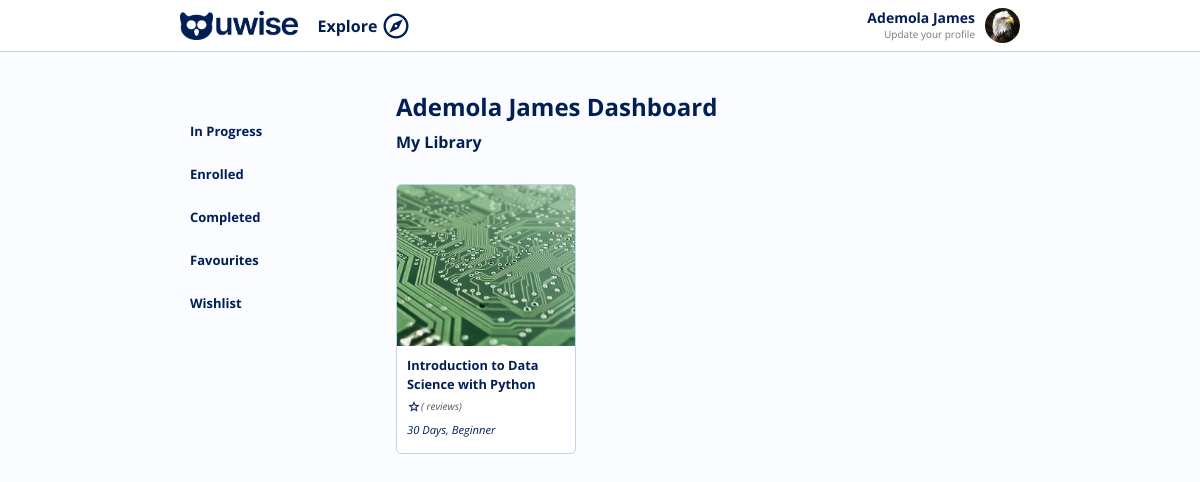
Screenshot of /dashboard (signed in) with the database file from the repository.
### authAPI/models.py (models this page shows, shortened)
class User(AbstractUser):
    email = models.EmailField(max_length=100, unique=True)
    username = models.CharField(max_length=100, unique=True, null=True, blank=True)
    first_name = models.CharField(max_length=100, null=False, blank=False)
    last_name = models.CharField(max_length=100, null=False, blank=False)
    gender = models.CharField(max_length=20, default='', null=True, blank=True)
    phone = models.CharField(max_length=15, default='', null=True, blank=True)
    age = models.IntegerField(null=True, blank=True)
    state = models.CharField(max_length=100, default='', null=True, blank=True)
    marital_status = models.CharField(max_length=20, default='', null=True, blank=True)
    country = models.CharField(max_length=100, default='', blank=True)
    address = models.CharField(max_length=100, default='', blank=True)
    city = models.CharField(max_length=100, default='', blank=True)
    postal_code = models.CharField(max_length=10, default='', blank=True)
    image = models.ImageField(upload_to='users', null=True, blank=True)
    current_work_field = models.CharField(max_length=100, default='', blank=True)
    desired_work_field = models.CharField(max_length=100, default='', blank=True)
    current_job_title = models.CharField(max_length=100, default='', blank=True)
    desired_job_title = models.CharField(max_length=100, default='', blank=True)
    academic_level = models.CharField(max_length=100, default='', blank=True)
    years_of_experience = models.IntegerField(null=True, blank=True)
    bio = models.TextField(max_length=2000, default='', null=True, blank=True)
    organization = models.CharField(max_length=100, default='', null=True, blank=True)
    USERNAME_FIELD = 'email'
    REQUIRED_FIELDS = [
        'first_name',
        'last_name',
    ]
    objects = CustomUserManager()
    '''
    Generate username from user provided email
    '''

### courseAPI/models.py (models this page shows, shortened)
class UserCourse(models.Model):
    user = models.ForeignKey(User, on_delete=models.CASCADE, related_name='course_owner', null=False, blank=False)
    course = models.ForeignKey(Course, on_delete=models.CASCADE, related_name='course')
    date = models.DateTimeField(auto_now_add=True)
    class Meta:
        unique_together = ('user', 'course')

class Course(models.Model):
    title = models.CharField(max_length=200, null=False, blank=False)
    excerpt = models.TextField(null=False, blank=False)
    description = models.TextField(blank=False, null=False)
    welcome_note = models.TextField(blank=True, null=True)
    intro_video = models.URLField(blank=True, null=True)
    community_link1 = models.URLField(blank=True, null=True)
    community_link2 = models.URLField(blank=True, null=True)
    duration = models.IntegerField(blank=False, null=False)
    image = models.ImageField(upload_to='courses', null=False, blank=False)
    image_link = models.URLField(null=True, blank=True)
    field = models.ForeignKey('Field', on_delete=models.CASCADE)
    price = models.DecimalField(max_digits=9, decimal_places=2, null=False, blank=False)
    class_interval = models.IntegerField(blank=False, null=False)
    language = models.CharField(max_length=200, null=True, blank=True)
    organization = models.ForeignKey(Organization, on_delete=models.SET_NULL, swappable=True, null=True, blank=True)
    level = models.ForeignKey('CourseLevel', on_delete=models.SET_NULL, null=True, blank=True,
                              related_name='course_level')
    skills = models.TextField(null=True, blank=True)
    tags = models.CharField(max_length=200, null=True, blank=True)
    objectives = models.TextField(blank=True, null=True)
    next_start_date = models.DateTimeField(null=True, blank=True)
    is_active = models.BooleanField(default=True)
    date_created = models.DateTimeField(auto_now=True)
    class Meta:
        ordering = ('-date_created', 'is_active', 'next_start_date')

class CourseLevel(models.Model):
    title = models.CharField(max_length=50, null=False, blank=False)
    description = models.CharField(max_length=200, null=True, blank=True)
    is_active = models.BooleanField(default=True)
    date = models.DateField(auto_now=True)
    class Meta:
        ordering = ('-date',)
    def __str__(self):
        return self.title

### web/views.py (the view)
# urls.py: path('dashboard', view=DashboardView.as_view(), name='dashboard'),
class DashboardView(BaseView):
    template_name = 'dashboard.html'
    def get(self, request, *args, **kwargs):
        if not request.user.is_authenticated:
            return redirect('login')
        q = request.GET.get('q')
        fields = courseAPI.models.Field.objects.all()
        courses = courseAPI.models.UserCourse.objects.filter(user=request.user).all()
        data = self.get_context_data()
        data['q'] = q
        data['courses'] = courses
        data['page'] = 'explore'
        context = {'data': data}
        return render(request, self.template_name, context)

### courseAPI/models.py (called while the page is built)
    def __str__(self):
        return self.title

### web/models.py (called while the page is built)
    def __str__(self):
        return self.url_name

### web/views.py (called while the page is built)
    def get_context_data(self, **kwargs: Any) -> dict[str, Any]:
        context = super().get_context_data(**kwargs)
        fields = courseAPI.models.Field.objects.all()
        testimonials = Testimonial.objects.all()[:3]
        footer_navs = FooterNav.objects.all()
        announcement = Announcement.objects.all().first()
        static_pages = StaticPage.objects.all()
        specializations = courseAPI.models.Specialization.objects.all()
        hero_fields = fields[:5]
        data = {
            'testimonials': testimonials,
            'page': 'home',
            'fields': fields,
            'footer_navs': footer_navs,
            'static_pages': static_pages,
            'announcement': announcement,
            'hero_fields': hero_fields,
            'specializations': specializations,
        }
        context = data
        return context

### web/templates/dashboard.html (shortened to what this page needs)
{% extends 'partials/base.html' %}
{% load static %}
{% block content %}
    <div class="content">
        <div class="courses-content">
            <nav class="filters">
                <div class="filter-items">
                    <br>
                    <div class="filter-item-group">
                        <a class="filter-item" href="{% url 'dashboard' %}#">In Progress</a>
                        <a class="filter-item" href="{% url 'dashboard' %}#">Enrolled</a>
                        <a class="filter-item" href="{% url 'dashboard' %}#">Completed</a>
                        <a class="filter-item" href="{% url 'dashboard' %}#">Favourites</a>
                        <a class="filter-item" href="{% url 'dashboard' %}#">Wishlist</a>
                    </div>
                </div>
            </nav>
            <article class="course-list">
                <h2>{{ request.user.get_full_name }} Dashboard</h2>
                <h3>
                    {% if data.q is None %} My Library {% else %} {{ data.q }} {% endif %}
                </h3> <br>
                <div class="course-grid">
                    {% for course in data.courses %}
                        {% include 'widgets/user_course_card.html' with course=course.course %}
                    {% endfor %}
                </div>
            </article>
        </div>
    </div>
{% endblock %}

### web/templates/partials/header.html (shortened to what this page needs)
{% load  static %}
<div id="header-nav" class="header-nav">
    <div class="header-nav-content">
        <div class="header-nav-left">
            <a href="{% url 'home' %}"><img class="logo" src="{% static 'images/uwise.png' %}" alt="Uwise Logo"></a>
            {% if data.page is not 'enroll' %}
                <div class="explore"><a href="{% url 'explore' %}">Explore</a>&nbsp;<span onclick=showMegaMenu() style="cursor:pointer; font-size:30px;" class="material-symbols-outlined">explore</span></div>
            {% endif %}
        </div>
        <div class="header-nav-right">
            {% if user.is_authenticated %}
                <div class="header-profile">
                    <div class="header-profile-details">
                        <b>{{ user.get_full_name | title }}</b>
                        {% if user.current_job_title == '' %} <a href="">Update your profile</a> {% else %} <a href="">{{ user.current_job_title }}</a> {% endif %}
                    </div>
                    <div class="header-profile-image">
                        {% if user.image == '' or user.image is None %}
                            <img src="{% static 'images/profile.png' %}" alt="{{user.get_full_name}}">
                        {% else %}
                            <img src="{{ user.image.url }}" alt="{{user.get_full_name}}">
                        {% endif %}
                    </div>
                </div>
            {% endif %}
        </div>
    </div>
</div>

### web/templates/widgets/user_course_card.html (shortened to what this page needs)
<a href="{% url 'learn' course.id %}/info" class="course-card">
    <div class="course-image">
        {% if course.image_link is not None %}
            <img src="{{course.image_link}}" alt="">
        {% else %}
            <img src="{{course.image.url}}" alt="">
        {% endif %}
    </div>
    <div class="course-details">
        <strong class="course-title">{{course.title}}</strong>
        <div class="course-details-bottom">
            <p class="rating"><span class="material-symbols-outlined rating-star">star</span> {{ course.rating }}  ({{ course.rating_count }} reviews)</p>
            <i class="course-duration">{{course.duration}} Days, {{course.level}}</i>
        </div>
    </div>
</a>

### web/static/css/web.css (style rules this page uses)
html { scroll-behavior: smooth; transition: .5s ease-in-out; }
body { font-family: 'Open Sans', sans-serif; margin: 0; padding: 0; background: #fafcff; }
h3 { margin: 10px 0; font-size: 1em; color: #011F55; line-height: 1.2em; }
h2 { margin: 0; font-size: 1.5em; color: #011F55; }
p { margin: 0; color: #555; font-size: 13px; line-height: 20px; }
.header-nav { background: #ffffff; color: #011F55; padding: 8px 0; font-size: 14px; border-bottom: 1px solid #c3d3ec; }
.header-nav-content { display: flex; flex-direction: row; justify-content: space-between; width: 70%; margin: auto; }
.header-nav-left { align-items: center; display: flex; }
.header-nav-left a .logo { max-height: 30px; margin-right: 20px; }
.header-nav-left a { text-decoration: none; color: #011F55; font-size: 16px; font-weight: bold; display: flex; align-items: center; }
.header-nav-right { align-items: center; display: flex; flex-direction: row; gap: 10px; justify-content: space-between; text-align: right; }
.content { width: 70%; margin: auto; }
.course-card { flex: 0 0 auto; text-decoration: none; width: 180px; height: 270px; border-radius: 5px; overflow: hidden; box-sizing: border-box; background: #fff; border: 1px solid #c3d3ec; cursor: pointer; color: #011F55; }
.course-image { height: 60%; }
.course-image img { width: 100%; min-height: 100%; object-fit: cover; }
.course-details { padding: 10px; height: 30%; display: flex; flex-direction: column; justify-content: space-between; }
.course-details i { font-size: .7em; }
.course-details strong { font-size: .8em; line-height: 1.5em; }

### web/templates/widgets/user_course_card.html (style rules this page uses)
.course-details-bottom { height: 40px; line-height: 25px; }
.course-details-bottom p { font-style: italic; }
.course-details p { display: flex; flex-direction: row; align-items: center; }
.rating { font-size: 10px; }
.rating-star { font-size: 14px; color: #011F55; }

### rows the page displays
User: get_full_name "Ademola James", image (picture), user.get_full_name "Ademola James"
UserCourse: image (picture), title "Introduction to Data Science with Python", duration "30", level "Beginner"
